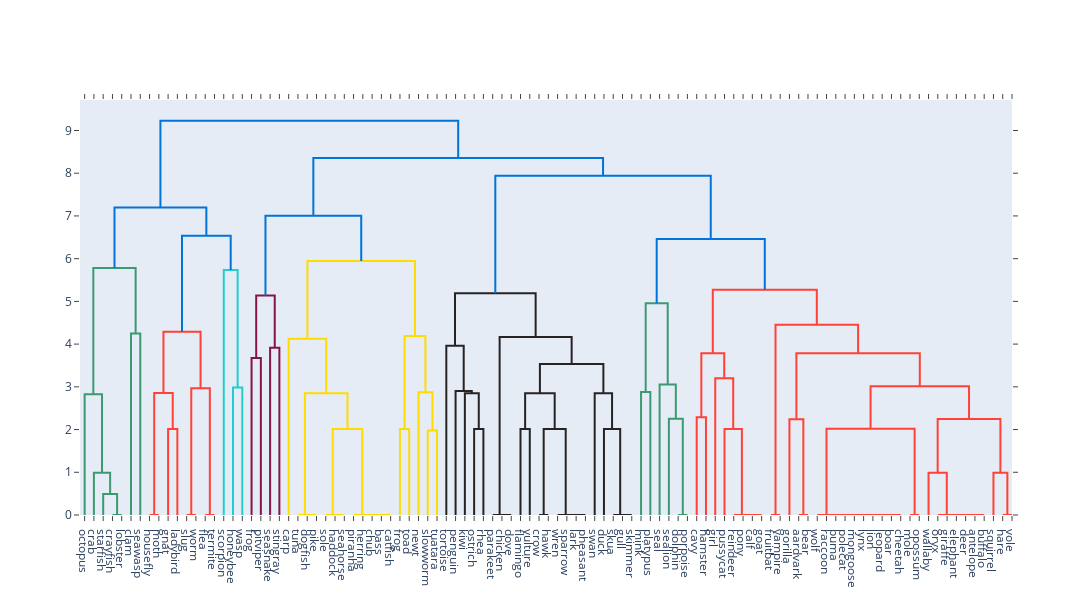

This figure's notebook cell:
### Code cell
# Step 1: Standardize the data
scaler = StandardScaler()
zoo_scaled = scaler.fit_transform(zoo_df)

# Perform hierarchical clustering with scaling
linked = linkage(zoo_scaled, method='ward')

# Plot dendrogram using the index labels
fig = ff.create_dendrogram(zoo_scaled, orientation='bottom', labels=zoo_df.index.astype(str).tolist())
fig.update_layout(width=1200, height=600)
fig.show()

### Figure 1 — Plotly figure (JSON) as saved in the notebook; plotly's stock layout.template omitted (floating-point values rounded to 4 significant figures)
{"data": [{"hoverinfo": "text", "marker": {"color": "rgb(61,153,112)"}, "mode": "lines", "type": "scatter", "x": [35.0, 35.0, 45.0, 45.0], "xaxis": "x", "y": [0.0, 0.0, 0.0, 0.0], "yaxis": "y"}, {"hoverinfo": "text", "marker": {"color": "rgb(61,153,112)"}, "mode": "lines", "type": "scatter", "x": [25.0, 25.0, 40.0, 40.0], "xaxis": "x", "y": [0.0, 0.4942, 0.4942, 0.0], "yaxis": "y"}, {"hoverinfo": "text", "marker": {"color": "rgb(61,153,112)"}, "mode": "lines", "type": "scatter", "x": [15.0, 15.0, 32.5, 32.5], "xaxis": "x", "y": [0.0, 0.9885, 0.9885, 0.4942], "yaxis": "y"}, {"hoverinfo": "text", "marker": {"color": "rgb(61,153,112)"}, "mode": "lines", "type": "scatter", "x": [5.0, 5.0, 23.75, 23.75], "xaxis": "x", "y": [0.0, 2.824, 2.824, 0.9885], "yaxis": "y"}, {"hoverinfo": "text", "marker": {"color": "rgb(61,153,112)"}, "mode": "lines", "type": "scatter", "x": [55.0, 55.0, 65.0, 65.0], "xaxis": "x", "y": [0.0, 4.251, 4.251, 0.0], "yaxis": "y"}, {"hoverinfo": "text", "marker": {"color": "rgb(61,153,112)"}, "mode": "lines", "type": "scatter", "x": [14.38, 14.38, 60.0, 60.0], "xaxis": "x", "y": [2.824, 5.78, 5.78, 4.251], "yaxis": "y"}, {"hoverinfo": "text", "marker": {"color": "rgb(255,65,54)"}, "mode": "lines", "type": "scatter", "x": [75.0, 75.0, 85.0, 85.0], "xaxis": "x", "y": [0.0, 0.0, 0.0, 0.0], "yaxis": "y"}, {"hoverinfo": "text", "marker": {"color": "rgb(255,65,54)"}, "mode": "lines", "type": "scatter", "x": [95.0, 95.0, 105.0, 105.0], "xaxis": "x", "y": [0.0, 2.012, 2.012, 0.0], "yaxis": "y"}, {"hoverinfo": "text", "marker": {"color": "rgb(255,65,54)"}, "mode": "lines", "type": "scatter", "x": [80.0, 80.0, 100.0, 100.0], "xaxis": "x", "y": [0.0, 2.853, 2.853, 2.012], "yaxis": "y"}, {"hoverinfo": "text", "marker": {"color": "rgb(255,65,54)"}, "mode": "lines", "type": "scatter", "x": [115.0, 115.0, 125.0, 125.0], "xaxis": "x", "y": [0.0, 0.0, 0.0, 0.0], "yaxis": "y"}, {"hoverinfo": "text", "marker": {"color": "rgb(255,65,54)"}, "mode": "lines", "type": "scatter", "x": [135.0, 135.0, 145.0, 145.0], "xaxis": "x", "y": [0.0, 0.0, 0.0, 0.0], "yaxis": "y"}, {"hoverinfo": "text", "marker": {"color": "rgb(255,65,54)"}, "mode": "lines", "type": "scatter", "x": [120.0, 120.0, 140.0, 140.0], "xaxis": "x", "y": [0.0, 2.965, 2.965, 0.0], "yaxis": "y"}, {"hoverinfo": "text", "marker": {"color": "rgb(255,65,54)"}, "mode": "lines", "type": "scatter", "x": [90.0, 90.0, 130.0, 130.0], "xaxis": "x", "y": [2.853, 4.29, 4.29, 2.965], "yaxis": "y"}, {"hoverinfo": "text", "marker": {"color": "rgb(35,205,205)"}, "mode": "lines", "type": "scatter", "x": [165.0, 165.0, 175.0, 175.0], "xaxis": "x", "y": [0.0, 2.986, 2.986, 0.0], "yaxis": "y"}, {"hoverinfo": "text", "marker": {"color": "rgb(35,205,205)"}, "mode": "lines", "type": "scatter", "x": [155.0, 155.0, 170.0, 170.0], "xaxis": "x", "y": [0.0, 5.736, 5.736, 2.986], "yaxis": "y"}, {"hoverinfo": "text", "marker": {"color": "rgb(0,116,217)"}, "mode": "lines", "type": "scatter", "x": [110.0, 110.0, 162.5, 162.5], "xaxis": "x", "y": [4.29, 6.538, 6.538, 5.736], "yaxis": "y"}, {"hoverinfo": "text", "marker": {"color": "rgb(0,116,217)"}, "mode": "lines", "type": "scatter", "x": [37.19, 37.19, 136.2, 136.2], "xaxis": "x", "y": [5.78, 7.195, 7.195, 6.538], "yaxis": "y"}, {"hoverinfo": "text", "marker": {"color": "rgb(133,20,75)"}, "mode": "lines", "type": "scatter", "x": [185.0, 185.0, 195.0, 195.0], "xaxis": "x", "y": [0.0, 3.674, 3.674, 0.0], "yaxis": "y"}, {"hoverinfo": "text", "marker": {"color": "rgb(133,20,75)"}, "mode": "lines", "type": "scatter", "x": [205.0, 205.0, 215.0, 215.0], "xaxis": "x", "y": [0.0, 3.915, 3.915, 0.0], "yaxis": "y"}, {"hoverinfo": "text", "marker": {"color": "rgb(133,20,75)"}, "mode": "lines", "type": "scatter", "x": [190.0, 190.0, 210.0, 210.0], "xaxis": "x", "y": [3.674, 5.14, 5.14, 3.915], "yaxis": "y"}, {"hoverinfo": "text", "marker": {"color": "rgb(255,220,0)"}, "mode": "lines", "type": "scatter", "x": [245.0, 245.0, 255.0, 255.0], "xaxis": "x", "y": [0.0, 0.0, 0.0, 0.0], "yaxis": "y"}, {"hoverinfo": "text", "marker": {"color": "rgb(255,220,0)"}, "mode": "lines", "type": "scatter", "x": [235.0, 235.0, 250.0, 250.0], "xaxis": "x", "y": [0.0, 0.0, 0.0, 0.0], "yaxis": "y"}, {"hoverinfo": "text", "marker": {"color": "rgb(255,220,0)"}, "mode": "lines", "type": "scatter", "x": [275.0, 275.0, 285.0, 285.0], "xaxis": "x", "y": [0.0, 0.0, 0.0, 0.0], "yaxis": "y"}, {"hoverinfo": "text", "marker": {"color": "rgb(255,220,0)"}, "mode": "lines", "type": "scatter", "x": [265.0, 265.0, 280.0, 280.0], "xaxis": "x", "y": [0.0, 0.0, 0.0, 0.0], "yaxis": "y"}, {"hoverinfo": "text", "marker": {"color": "rgb(255,220,0)"}, "mode": "lines", "type": "scatter", "x": [325.0, 325.0, 335.0, 335.0], "xaxis": "x", "y": [0.0, 0.0, 0.0, 0.0], "yaxis": "y"}, {"hoverinfo": "text", "marker": {"color": "rgb(255,220,0)"}, "mode": "lines", "type": "scatter", "x": [315.0, 315.0, 330.0, 330.0], "xaxis": "x", "y": [0.0, 0.0, 0.0, 0.0], "yaxis": "y"}, {"hoverinfo": "text", "marker": {"color": "rgb(255,220,0)"}, "mode": "lines", "type": "scatter", "x": [305.0, 305.0, 322.5, 322.5], "xaxis": "x", "y": [0.0, 0.0, 0.0, 0.0], "yaxis": "y"}, {"hoverinfo": "text", "marker": {"color": "rgb(255,220,0)"}, "mode": "lines", "type": "scatter", "x": [295.0, 295.0, 313.8, 313.8], "xaxis": "x", "y": [0.0, 0.0, 0.0, 0.0], "yaxis": "y"}, {"hoverinfo": "text", "marker": {"color": "rgb(255,220,0)"}, "mode": "lines", "type": "scatter", "x": [272.5, 272.5, 304.4, 304.4], "xaxis": "x", "y": [0.0, 2.012, 2.012, 0.0], "yaxis": "y"}, {"hoverinfo": "text", "marker": {"color": "rgb(255,220,0)"}, "mode": "lines", "type": "scatter", "x": [242.5, 242.5, 288.4, 288.4], "xaxis": "x", "y": [0.0, 2.849, 2.849, 2.012], "yaxis": "y"}, {"hoverinfo": "text", "marker": {"color": "rgb(255,220,0)"}, "mode": "lines", "type": "scatter", "x": [225.0, 225.0, 265.5, 265.5], "xaxis": "x", "y": [0.0, 4.127, 4.127, 2.849], "yaxis": "y"}, {"hoverinfo": "text", "marker": {"color": "rgb(255,220,0)"}, "mode": "lines", "type": "scatter", "x": [345.0, 345.0, 355.0, 355.0], "xaxis": "x", "y": [0.0, 2.012, 2.012, 0.0], "yaxis": "y"}, {"hoverinfo": "text", "marker": {"color": "rgb(255,220,0)"}, "mode": "lines", "type": "scatter", "x": [375.0, 375.0, 385.0, 385.0], "xaxis": "x", "y": [0.0, 1.977, 1.977, 0.0], "yaxis": "y"}, {"hoverinfo": "text", "marker": {"color": "rgb(255,220,0)"}, "mode": "lines", "type": "scatter", "x": [365.0, 365.0, 380.0, 380.0], "xaxis": "x", "y": [0.0, 2.875, 2.875, 1.977], "yaxis": "y"}, {"hoverinfo": "text", "marker": {"color": "rgb(255,220,0)"}, "mode": "lines", "type": "scatter", "x": [350.0, 350.0, 372.5, 372.5], "xaxis": "x", "y": [2.012, 4.189, 4.189, 2.875], "yaxis": "y"}, {"hoverinfo": "text", "marker": {"color": "rgb(255,220,0)"}, "mode": "lines", "type": "scatter", "x": [245.2, 245.2, 361.2, 361.2], "xaxis": "x", "y": [4.127, 5.943, 5.943, 4.189], "yaxis": "y"}, {"hoverinfo": "text", "marker": {"color": "rgb(0,116,217)"}, "mode": "lines", "type": "scatter", "x": [200.0, 200.0, 303.2, 303.2], "xaxis": "x", "y": [5.14, 7.002, 7.002, 5.943], "yaxis": "y"}, {"hoverinfo": "text", "marker": {"color": "rgb(40,35,35)"}, "mode": "lines", "type": "scatter", "x": [425.0, 425.0, 435.0, 435.0], "xaxis": "x", "y": [0.0, 2.012, 2.012, 0.0], "yaxis": "y"}, {"hoverinfo": "text", "marker": {"color": "rgb(40,35,35)"}, "mode": "lines", "type": "scatter", "x": [415.0, 415.0, 430.0, 430.0], "xaxis": "x", "y": [0.0, 2.849, 2.849, 2.012], "yaxis": "y"}, {"hoverinfo": "text", "marker": {"color": "rgb(40,35,35)"}, "mode": "lines", "type": "scatter", "x": [405.0, 405.0, 422.5, 422.5], "xaxis": "x", "y": [0.0, 2.903, 2.903, 2.849], "yaxis": "y"}, {"hoverinfo": "text", "marker": {"color": "rgb(40,35,35)"}, "mode": "lines", "type": "scatter", "x": [395.0, 395.0, 413.8, 413.8], "xaxis": "x", "y": [0.0, 3.96, 3.96, 2.903], "yaxis": "y"}, {"hoverinfo": "text", "marker": {"color": "rgb(40,35,35)"}, "mode": "lines", "type": "scatter", "x": [455.0, 455.0, 465.0, 465.0], "xaxis": "x", "y": [0.0, 0.0, 0.0, 0.0], "yaxis": "y"}, {"hoverinfo": "text", "marker": {"color": "rgb(40,35,35)"}, "mode": "lines", "type": "scatter", "x": [445.0, 445.0, 460.0, 460.0], "xaxis": "x", "y": [0.0, 0.0, 0.0, 0.0], "yaxis": "y"}, {"hoverinfo": "text", "marker": {"color": "rgb(40,35,35)"}, "mode": "lines", "type": "scatter", "x": [475.0, 475.0, 485.0, 485.0], "xaxis": "x", "y": [0.0, 2.012, 2.012, 0.0], "yaxis": "y"}, {"hoverinfo": "text", "marker": {"color": "rgb(40,35,35)"}, "mode": "lines", "type": "scatter", "x": [495.0, 495.0, 505.0, 505.0], "xaxis": "x", "y": [0.0, 0.0, 0.0, 0.0], "yaxis": "y"}, {"hoverinfo": "text", "marker": {"color": "rgb(40,35,35)"}, "mode": "lines", "type": "scatter", "x": [535.0, 535.0, 545.0, 545.0], "xaxis": "x", "y": [0.0, 0.0, 0.0, 0.0], "yaxis": "y"}, {"hoverinfo": "text", "marker": {"color": "rgb(40,35,35)"}, "mode": "lines", "type": "scatter", "x": [525.0, 525.0, 540.0, 540.0], "xaxis": "x", "y": [0.0, 0.0, 0.0, 0.0], "yaxis": "y"}, {"hoverinfo": "text", "marker": {"color": "rgb(40,35,35)"}, "mode": "lines", "type": "scatter", "x": [515.0, 515.0, 532.5, 532.5], "xaxis": "x", "y": [0.0, 0.0, 0.0, 0.0], "yaxis": "y"}, {"hoverinfo": "text", "marker": {"color": "rgb(40,35,35)"}, "mode": "lines", "type": "scatter", "x": [500.0, 500.0, 523.8, 523.8], "xaxis": "x", "y": [0.0, 2.012, 2.012, 0.0], "yaxis": "y"}, {"hoverinfo": "text", "marker": {"color": "rgb(40,35,35)"}, "mode": "lines", "type": "scatter", "x": [480.0, 480.0, 511.9, 511.9], "xaxis": "x", "y": [2.012, 2.849, 2.849, 2.012], "yaxis": "y"}, {"hoverinfo": "text", "marker": {"color": "rgb(40,35,35)"}, "mode": "lines", "type": "scatter", "x": [585.0, 585.0, 595.0, 595.0], "xaxis": "x", "y": [0.0, 0.0, 0.0, 0.0], "yaxis": "y"}, {"hoverinfo": "text", "marker": {"color": "rgb(40,35,35)"}, "mode": "lines", "type": "scatter", "x": [575.0, 575.0, 590.0, 590.0], "xaxis": "x", "y": [0.0, 0.0, 0.0, 0.0], "yaxis": "y"}, {"hoverinfo": "text", "marker": {"color": "rgb(40,35,35)"}, "mode": "lines", "type": "scatter", "x": [565.0, 565.0, 582.5, 582.5], "xaxis": "x", "y": [0.0, 2.012, 2.012, 0.0], "yaxis": "y"}, {"hoverinfo": "text", "marker": {"color": "rgb(40,35,35)"}, "mode": "lines", "type": "scatter", "x": [555.0, 555.0, 573.8, 573.8], "xaxis": "x", "y": [0.0, 2.849, 2.849, 2.012], "yaxis": "y"}, {"hoverinfo": "text", "marker": {"color": "rgb(40,35,35)"}, "mode": "lines", "type": "scatter", "x": [495.9, 495.9, 564.4, 564.4], "xaxis": "x", "y": [2.849, 3.532, 3.532, 2.849], "yaxis": "y"}, {"hoverinfo": "text", "marker": {"color": "rgb(40,35,35)"}, "mode": "lines", "type": "scatter", "x": [452.5, 452.5, 530.2, 530.2], "xaxis": "x", "y": [0.0, 4.165, 4.165, 3.532], "yaxis": "y"}, {"hoverinfo": "text", "marker": {"color": "rgb(40,35,35)"}, "mode": "lines", "type": "scatter", "x": [404.4, 404.4, 491.3, 491.3], "xaxis": "x", "y": [3.96, 5.188, 5.188, 4.165], "yaxis": "y"}, {"hoverinfo": "text", "marker": {"color": "rgb(61,153,112)"}, "mode": "lines", "type": "scatter", "x": [605.0, 605.0, 615.0, 615.0], "xaxis": "x", "y": [0.0, 2.881, 2.881, 0.0], "yaxis": "y"}, {"hoverinfo": "text", "marker": {"color": "rgb(61,153,112)"}, "mode": "lines", "type": "scatter", "x": [645.0, 645.0, 655.0, 655.0], "xaxis": "x", "y": [0.0, 0.0, 0.0, 0.0], "yaxis": "y"}, {"hoverinfo": "text", "marker": {"color": "rgb(61,153,112)"}, "mode": "lines", "type": "scatter", "x": [635.0, 635.0, 650.0, 650.0], "xaxis": "x", "y": [0.0, 2.251, 2.251, 0.0], "yaxis": "y"}, {"hoverinfo": "text", "marker": {"color": "rgb(61,153,112)"}, "mode": "lines", "type": "scatter", "x": [625.0, 625.0, 642.5, 642.5], "xaxis": "x", "y": [0.0, 3.053, 3.053, 2.251], "yaxis": "y"}, {"hoverinfo": "text", "marker": {"color": "rgb(61,153,112)"}, "mode": "lines", "type": "scatter", "x": [610.0, 610.0, 633.8, 633.8], "xaxis": "x", "y": [2.881, 4.958, 4.958, 3.053], "yaxis": "y"}, {"hoverinfo": "text", "marker": {"color": "rgb(255,65,54)"}, "mode": "lines", "type": "scatter", "x": [665.0, 665.0, 675.0, 675.0], "xaxis": "x", "y": [0.0, 2.287, 2.287, 0.0], "yaxis": "y"}, {"hoverinfo": "text", "marker": {"color": "rgb(255,65,54)"}, "mode": "lines", "type": "scatter", "x": [725.0, 725.0, 735.0, 735.0], "xaxis": "x", "y": [0.0, 0.0, 0.0, 0.0], "yaxis": "y"}, {"hoverinfo": "text", "marker": {"color": "rgb(255,65,54)"}, "mode": "lines", "type": "scatter", "x": [715.0, 715.0, 730.0, 730.0], "xaxis": "x", "y": [0.0, 0.0, 0.0, 0.0], "yaxis": "y"}, {"hoverinfo": "text", "marker": {"color": "rgb(255,65,54)"}, "mode": "lines", "type": "scatter", "x": [705.0, 705.0, 722.5, 722.5], "xaxis": "x", "y": [0.0, 0.0, 0.0, 0.0], "yaxis": "y"}, {"hoverinfo": "text", "marker": {"color": "rgb(255,65,54)"}, "mode": "lines", "type": "scatter", "x": [695.0, 695.0, 713.8, 713.8], "xaxis": "x", "y": [0.0, 2.012, 2.012, 0.0], "yaxis": "y"}, {"hoverinfo": "text", "marker": {"color": "rgb(255,65,54)"}, "mode": "lines", "type": "scatter", "x": [685.0, 685.0, 704.4, 704.4], "xaxis": "x", "y": [0.0, 3.203, 3.203, 2.012], "yaxis": "y"}, {"hoverinfo": "text", "marker": {"color": "rgb(255,65,54)"}, "mode": "lines", "type": "scatter", "x": [670.0, 670.0, 694.7, 694.7], "xaxis": "x", "y": [2.287, 3.785, 3.785, 3.203], "yaxis": "y"}, {"hoverinfo": "text", "marker": {"color": "rgb(255,65,54)"}, "mode": "lines", "type": "scatter", "x": [745.0, 745.0, 755.0, 755.0], "xaxis": "x", "y": [0.0, 0.0, 0.0, 0.0], "yaxis": "y"}, {"hoverinfo": "text", "marker": {"color": "rgb(255,65,54)"}, "mode": "lines", "type": "scatter", "x": [775.0, 775.0, 785.0, 785.0], "xaxis": "x", "y": [0.0, 0.0, 0.0, 0.0], "yaxis": "y"}, {"hoverinfo": "text", "marker": {"color": "rgb(255,65,54)"}, "mode": "lines", "type": "scatter", "x": [765.0, 765.0, 780.0, 780.0], "xaxis": "x", "y": [0.0, 2.242, 2.242, 0.0], "yaxis": "y"}, {"hoverinfo": "text", "marker": {"color": "rgb(255,65,54)"}, "mode": "lines", "type": "scatter", "x": [875.0, 875.0, 885.0, 885.0], "xaxis": "x", "y": [0.0, 0.0, 0.0, 0.0], "yaxis": "y"}, {"hoverinfo": "text", "marker": {"color": "rgb(255,65,54)"}, "mode": "lines", "type": "scatter", "x": [865.0, 865.0, 880.0, 880.0], "xaxis": "x", "y": [0.0, 0.0, 0.0, 0.0], "yaxis": "y"}, {"hoverinfo": "text", "marker": {"color": "rgb(255,65,54)"}, "mode": "lines", "type": "scatter", "x": [855.0, 855.0, 872.5, 872.5], "xaxis": "x", "y": [0.0, 0.0, 0.0, 0.0], "yaxis": "y"}, {"hoverinfo": "text", "marker": {"color": "rgb(255,65,54)"}, "mode": "lines", "type": "scatter", "x": [845.0, 845.0, 863.8, 863.8], "xaxis": "x", "y": [0.0, 0.0, 0.0, 0.0], "yaxis": "y"}, {"hoverinfo": "text", "marker": {"color": "rgb(255,65,54)"}, "mode": "lines", "type": "scatter", "x": [835.0, 835.0, 854.4, 854.4], "xaxis": "x", "y": [0.0, 0.0, 0.0, 0.0], "yaxis": "y"}, {"hoverinfo": "text", "marker": {"color": "rgb(255,65,54)"}, "mode": "lines", "type": "scatter", "x": [825.0, 825.0, 844.7, 844.7], "xaxis": "x", "y": [0.0, 0.0, 0.0, 0.0], "yaxis": "y"}, {"hoverinfo": "text", "marker": {"color": "rgb(255,65,54)"}, "mode": "lines", "type": "scatter", "x": [815.0, 815.0, 834.8, 834.8], "xaxis": "x", "y": [0.0, 0.0, 0.0, 0.0], "yaxis": "y"}, {"hoverinfo": "text", "marker": {"color": "rgb(255,65,54)"}, "mode": "lines", "type": "scatter", "x": [805.0, 805.0, 824.9, 824.9], "xaxis": "x", "y": [0.0, 0.0, 0.0, 0.0], "yaxis": "y"}, {"hoverinfo": "text", "marker": {"color": "rgb(255,65,54)"}, "mode": "lines", "type": "scatter", "x": [795.0, 795.0, 815.0, 815.0], "xaxis": "x", "y": [0.0, 0.0, 0.0, 0.0], "yaxis": "y"}, {"hoverinfo": "text", "marker": {"color": "rgb(255,65,54)"}, "mode": "lines", "type": "scatter", "x": [895.0, 895.0, 905.0, 905.0], "xaxis": "x", "y": [0.0, 0.0, 0.0, 0.0], "yaxis": "y"}, {"hoverinfo": "text", "marker": {"color": "rgb(255,65,54)"}, "mode": "lines", "type": "scatter", "x": [805.0, 805.0, 900.0, 900.0], "xaxis": "x", "y": [0.0, 2.017, 2.017, 0.0], "yaxis": "y"}, {"hoverinfo": "text", "marker": {"color": "rgb(255,65,54)"}, "mode": "lines", "type": "scatter", "x": [965.0, 965.0, 975.0, 975.0], "xaxis": "x", "y": [0.0, 0.0, 0.0, 0.0], "yaxis": "y"}, {"hoverinfo": "text", "marker": {"color": "rgb(255,65,54)"}, "mode": "lines", "type": "scatter", "x": [955.0, 955.0, 970.0, 970.0], "xaxis": "x", "y": [0.0, 0.0, 0.0, 0.0], "yaxis": "y"}, {"hoverinfo": "text", "marker": {"color": "rgb(255,65,54)"}, "mode": "lines", "type": "scatter", "x": [945.0, 945.0, 962.5, 962.5], "xaxis": "x", "y": [0.0, 0.0, 0.0, 0.0], "yaxis": "y"}, {"hoverinfo": "text", "marker": {"color": "rgb(255,65,54)"}, "mode": "lines", "type": "scatter", "x": [935.0, 935.0, 953.8, 953.8], "xaxis": "x", "y": [0.0, 0.0, 0.0, 0.0], "yaxis": "y"}, {"hoverinfo": "text", "marker": {"color": "rgb(255,65,54)"}, "mode": "lines", "type": "scatter", "x": [925.0, 925.0, 944.4, 944.4], "xaxis": "x", "y": [0.0, 0.0, 0.0, 0.0], "yaxis": "y"}, {"hoverinfo": "text", "marker": {"color": "rgb(255,65,54)"}, "mode": "lines", "type": "scatter", "x": [915.0, 915.0, 934.7, 934.7], "xaxis": "x", "y": [0.0, 0.9885, 0.9885, 0.0], "yaxis": "y"}, {"hoverinfo": "text", "marker": {"color": "rgb(255,65,54)"}, "mode": "lines", "type": "scatter", "x": [995.0, 995.0, 1005.0, 1005.0], "xaxis": "x", "y": [0.0, 0.0, 0.0, 0.0], "yaxis": "y"}, {"hoverinfo": "text", "marker": {"color": "rgb(255,65,54)"}, "mode": "lines", "type": "scatter", "x": [985.0, 985.0, 1000.0, 1000.0], "xaxis": "x", "y": [0.0, 0.9885, 0.9885, 0.0], "yaxis": "y"}, {"hoverinfo": "text", "marker": {"color": "rgb(255,65,54)"}, "mode": "lines", "type": "scatter", "x": [924.8, 924.8, 992.5, 992.5], "xaxis": "x", "y": [0.9885, 2.246, 2.246, 0.9885], "yaxis": "y"}, {"hoverinfo": "text", "marker": {"color": "rgb(255,65,54)"}, "mode": "lines", "type": "scatter", "x": [852.5, 852.5, 958.7, 958.7], "xaxis": "x", "y": [2.017, 3.015, 3.015, 2.246], "yaxis": "y"}, {"hoverinfo": "text", "marker": {"color": "rgb(255,65,54)"}, "mode": "lines", "type": "scatter", "x": [772.5, 772.5, 905.6, 905.6], "xaxis": "x", "y": [2.242, 3.785, 3.785, 3.015], "yaxis": "y"}, {"hoverinfo": "text", "marker": {"color": "rgb(255,65,54)"}, "mode": "lines", "type": "scatter", "x": [750.0, 750.0, 839.0, 839.0], "xaxis": "x", "y": [0.0, 4.455, 4.455, 3.785], "yaxis": "y"}, {"hoverinfo": "text", "marker": {"color": "rgb(255,65,54)"}, "mode": "lines", "type": "scatter", "x": [682.3, 682.3, 794.5, 794.5], "xaxis": "x", "y": [3.785, 5.271, 5.271, 4.455], "yaxis": "y"}, {"hoverinfo": "text", "marker": {"color": "rgb(0,116,217)"}, "mode": "lines", "type": "scatter", "x": [621.9, 621.9, 738.4, 738.4], "xaxis": "x", "y": [4.958, 6.463, 6.463, 5.271], "yaxis": "y"}, {"hoverinfo": "text", "marker": {"color": "rgb(0,116,217)"}, "mode": "lines", "type": "scatter", "x": [447.9, 447.9, 680.2, 680.2], "xaxis": "x", "y": [5.188, 7.943, 7.943, 6.463], "yaxis": "y"}, {"hoverinfo": "text", "marker": {"color": "rgb(0,116,217)"}, "mode": "lines", "type": "scatter", "x": [251.6, 251.6, 564.0, 564.0], "xaxis": "x", "y": [7.002, 8.355, 8.355, 7.943], "yaxis": "y"}, {"hoverinfo": "text", "marker": {"color": "rgb(0,116,217)"}, "mode": "lines", "type": "scatter", "x": [86.72, 86.72, 407.8, 407.8], "xaxis": "x", "y": [7.195, 9.228, 9.228, 8.355], "yaxis": "y"}], "layout": {"autosize": false, "height": 600, "hovermode": "closest", "showlegend": false, "width": 1200, "xaxis": {"mirror": "allticks", "rangemode": "tozero", "showgrid": false, "showline": true, "showticklabels": true, "tickmode": "array", "ticks": "outside", "ticktext": ["octopus", "crab", "starfish", "crayfish", "lobster", "clam", "seawasp", "housefly", "moth", "gnat", "ladybird", "slug", "worm", "flea", "termite", "scorpion", "honeybee", "wasp", "frog", "pitviper", "seasnake", "stingray", "carp", "tuna", "dogfish", "pike", "sole", "haddock", "seahorse", "piranha", "herring", "chub", "bass", "catfish", "frog", "toad", "newt", "slowworm", "tuatara", "tortoise", "penguin", "kiwi", "ostrich", "rhea", "parakeet", "chicken", "dove", "flamingo", "vulture", "crow", "hawk", "wren", "sparrow", "lark", "pheasant", "swan", "duck", "skua", "gull", "skimmer", "mink", "platypus", "seal", "sealion", "dolphin", "porpoise", "cavy", "hamster", "girl", "pussycat", "reindeer", "pony", "calf", "goat", "fruitbat", "vampire", "gorilla", "aardvark", "bear", "wolf", "raccoon", "puma", "polecat", "mongoose", "lynx", "lion", "leopard", "boar", "cheetah", "mole", "opossum", "wallaby", "oryx", "giraffe", "elephant", "deer", "antelope", "buffalo", "squirrel", "hare", "vole"], "tickvals": [5, 15, 25, 35, 45, 55, 65, 75, 85, 95, 105, 115, 125, 135, 145, 155, 165, 175, 185, 195, 205, 215, 225, 235, 245, 255, 265, 275, 285, 295, 305, 315, 325, 335, 345, 355, 365, 375, 385, 395, 405, 415, 425, 435, 445, 455, 465, 475, 485, 495, 505, 515, 525, 535, 545, 555, 565, 575, 585, 595, 605, 615, 625, 635, 645, 655, 665, 675, 685, 695, 705, 715, 725, 735, 745, 755, 765, 775, 785, 795, 805, 815, 825, 835, 845, 855, 865, 875, 885, 895, 905, 915, 925, 935, 945, 955, 965, 975, 985, 995, 1005], "type": "linear", "zeroline": false}, "yaxis": {"mirror": "allticks", "rangemode": "tozero", "showgrid": false, "showline": true, "showticklabels": true, "ticks": "outside", "type": "linear", "zeroline": false}}}
